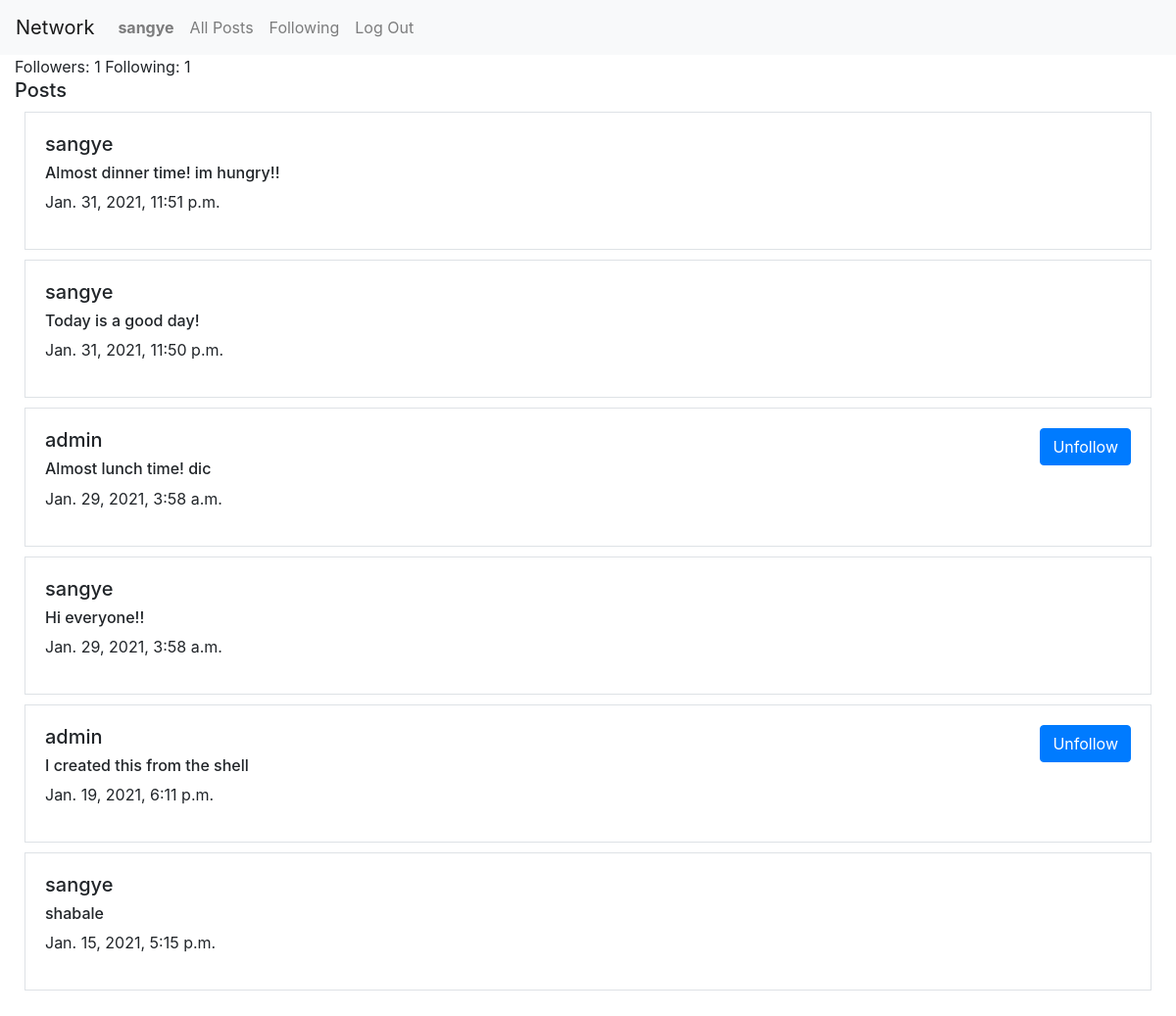
The page /profile (signed in) on the database its author committed.
### network/models.py (models this page shows, shortened)
class User(AbstractUser):
    pass

class Post(models.Model):
    user = models.ForeignKey(User, on_delete=models.CASCADE)
    post = models.TextField()
    date_added = models.DateTimeField(auto_now=True)
    liked_users = models.ManyToManyField(User, related_name='liked_posts')

### network/views.py (the view)
# urls.py: path("profile", views.profile, name="profile"),
def profile(request):
    if request.method == 'POST':
        data = json.loads(request.body)
        btn_value = data['btn_value']
        user_id = data['user_id']
        user = User.objects.get(id=user_id)
        if btn_value == 'unfollow':
            Profile.objects.filter(follower=request.user, following=user).delete()
        else:
            new_profile = Profile(follower=request.user, following=user)
            new_profile.save()
        return JsonResponse(f'{btn_value}ed {user} successfully!', safe=False)
    else:
        user = request.user
        following = Profile.objects.filter(follower=user).count()
        follower = Profile.objects.filter(following=user).count()
        follower_list = [person.following for person in Profile.objects.filter(follower=user)]
        posts = Post.objects.order_by('date_added').reverse()
        context = {'follower': follower, 'following': following, 'posts': posts, 'follower_list': follower_list}
        return render(request, "network/profile.html", context)

### network/templates/network/profile.html
{% extends "network/layout.html" %}
{% block body %}
    Followers: {{ follower }}
    Following: {{ following }}
    <h5>Posts</h5>
    {% for post in posts %}
        <div class="border">
            {% if post.user != request.user %}
                {% if post.user in follower_list %}
                    <button data-follow="unfollow" data-user_id='{{ post.user.id }}' class="btn btn-primary follow-btn">Unfollow</button>
                {% else %}
                    <button data-follow="follow" data-user_id='{{ post.user.id }}' class="btn btn-primary follow-btn">Follow</button>
                {% endif %}
            {% endif %}
            <h5>{{ post.user }}</h5>
            <h6>{{ post.post }}</h6>
            <p>{{ post.date_added }}</p>
        </div>
    {% endfor %}
{% endblock %}

### network/templates/network/layout.html (shortened to what this page needs)
{% load static %}
<!DOCTYPE html>
<html lang="en">
    <head>
        <link rel="stylesheet" href="https://cdnjs.cloudflare.com/ajax/libs/font-awesome/4.7.0/css/font-awesome.min.css">
        <link rel="stylesheet" href="https://stackpath.bootstrapcdn.com/bootstrap/4.4.1/css/bootstrap.min.css">
        <link href="{% static 'network/styles.css' %}" rel="stylesheet">
    </head>
    <body>
        <nav class="navbar navbar-expand-lg navbar-light bg-light">
            <a class="navbar-brand" href="#">Network</a>
            <div>
              <ul class="navbar-nav mr-auto">
                {% if user.is_authenticated %}
                    <li class="nav-item">
                        <a class="nav-link" href="{% url 'profile' %}"><strong>{{ user.username }}</strong></a>
                    </li>
                {% endif %}
                <li class="nav-item">
                  <a class="nav-link" href="{% url 'index' %}">All Posts</a>
                </li>
                {% if user.is_authenticated %}
                    <li class="nav-item">
                        <a class="nav-link" href="{% url 'following' %}">Following</a>
                    </li>
                    <li class="nav-item">
                        <a class="nav-link" href="{% url 'logout' %}">Log Out</a>
                    </li>
                {% endif %}
              </ul>
            </div>
          </nav>
        <div class="body container-fluid">
            {% block body %}
            {% endblock %}
        </div>
    </body>
</html>

### network/static/network/styles.css (style rules this page uses)
.border { border: 2px solid black; padding: 20px; margin: 10px; }
.follow-btn { float: right; }

### rows shown on the page
User: username "sangye"
Post: user "sangye", post "Almost dinner time! im hungry!!", date_added "Jan. 31, 2021, 11:51 p.m."
Post: user "sangye", post "Today is a good day!", date_added "Jan. 31, 2021, 11:50 p.m."
Post: user "admin", post "Almost lunch time! dic", date_added "Jan. 29, 2021, 3:58 a.m."
Post: user "sangye", post "Hi everyone!!", date_added "Jan. 29, 2021, 3:58 a.m."
Post: user "admin", post "I created this from the shell", date_added "Jan. 19, 2021, 6:11 p.m."
Post: user "sangye", post "shabale", date_added "Jan. 15, 2021, 5:15 p.m."

### other values the page prints
{{ follower }} "1"
{{ following }} "1"
